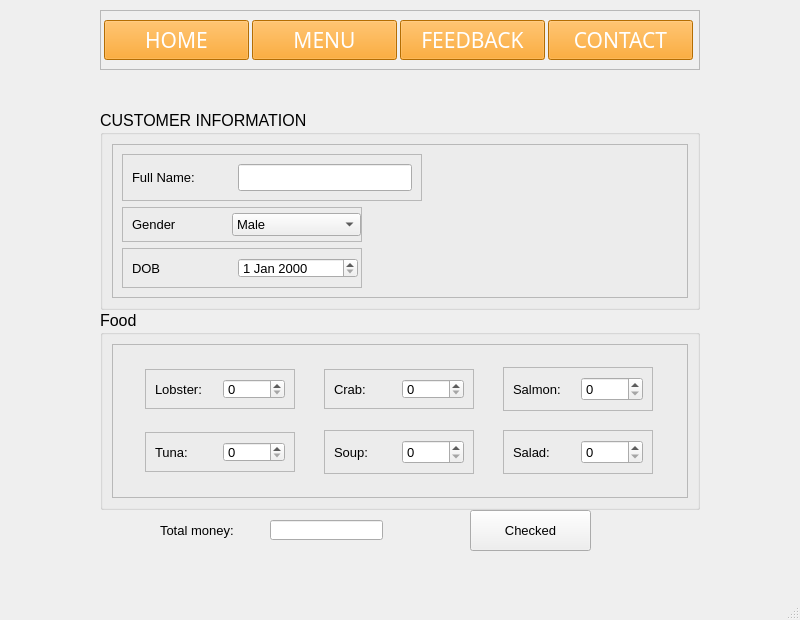
<?xml version="1.0" encoding="UTF-8"?>
<ui version="4.0">
 <class>h</class>
 <widget class="QMainWindow" name="h">
  <property name="geometry">
   <rect>
    <x>0</x>
    <y>0</y>
    <width>800</width>
    <height>620</height>
   </rect>
  </property>
  <property name="windowTitle">
   <string>MainWindow</string>
  </property>
  <widget class="QWidget" name="centralwidget">
   <widget class="QFrame" name="frame">
    <property name="geometry">
     <rect>
      <x>100</x>
      <y>10</y>
      <width>600</width>
      <height>60</height>
     </rect>
    </property>
    <property name="minimumSize">
     <size>
      <width>600</width>
      <height>60</height>
     </size>
    </property>
    <property name="frameShape">
     <enum>QFrame::StyledPanel</enum>
    </property>
    <property name="frameShadow">
     <enum>QFrame::Raised</enum>
    </property>
    <layout class="QHBoxLayout" name="horizontalLayout_2">
     <property name="spacing">
      <number>0</number>
     </property>
     <property name="leftMargin">
      <number>0</number>
     </property>
     <property name="topMargin">
      <number>0</number>
     </property>
     <property name="rightMargin">
      <number>0</number>
     </property>
     <property name="bottomMargin">
      <number>0</number>
     </property>
     <item>
      <widget class="QPushButton" name="home_btn">
       <property name="minimumSize">
        <size>
         <width>120</width>
         <height>24</height>
        </size>
       </property>
       <property name="maximumSize">
        <size>
         <width>145</width>
         <height>40</height>
        </size>
       </property>
       <property name="font">
        <font>
         <family>Eras Demi ITC</family>
         <pointsize>16</pointsize>
        </font>
       </property>
       <property name="styleSheet">
        <string notr="true">QPushButton#home_btn
{
	background-color: #fc9803;
	color: #fff;
}

QPushButton#home_btn:hover
{
	background-color: rgba(252, 152, 3, 0.75);
	color: #fff;
}</string>
       </property>
       <property name="text">
        <string>HOME</string>
       </property>
      </widget>
     </item>
     <item>
      <widget class="QPushButton" name="menu_btn">
       <property name="minimumSize">
        <size>
         <width>120</width>
         <height>24</height>
        </size>
       </property>
       <property name="maximumSize">
        <size>
         <width>145</width>
         <height>40</height>
        </size>
       </property>
       <property name="font">
        <font>
         <family>Eras Demi ITC</family>
         <pointsize>16</pointsize>
        </font>
       </property>
       <property name="styleSheet">
        <string notr="true">QPushButton#menu_btn
{
	background-color: #fc9803;
	color: #fff;
}

QPushButton#menu_btn:hover
{
	background-color: rgba(252, 152, 3, 0.75);
	color: #fff;
}</string>
       </property>
       <property name="text">
        <string>MENU</string>
       </property>
      </widget>
     </item>
     <item>
      <widget class="QPushButton" name="feedback_btn">
       <property name="minimumSize">
        <size>
         <width>120</width>
         <height>24</height>
        </size>
       </property>
       <property name="maximumSize">
        <size>
         <width>145</width>
         <height>40</height>
        </size>
       </property>
       <property name="font">
        <font>
         <family>Eras Demi ITC</family>
         <pointsize>16</pointsize>
        </font>
       </property>
       <property name="styleSheet">
        <string notr="true">QPushButton#feedback_btn
{
	background-color: #fc9803;
	color: #fff;
}

QPushButton#feedback_btn:hover
{
	background-color: rgba(252, 152, 3, 0.75);
	color: #fff;
}</string>
       </property>
       <property name="text">
        <string>FEEDBACK</string>
       </property>
      </widget>
     </item>
     <item>
      <widget class="QPushButton" name="contact_btn">
       <property name="minimumSize">
        <size>
         <width>120</width>
         <height>24</height>
        </size>
       </property>
       <property name="maximumSize">
        <size>
         <width>145</width>
         <height>40</height>
        </size>
       </property>
       <property name="font">
        <font>
         <family>Eras Demi ITC</family>
         <pointsize>16</pointsize>
        </font>
       </property>
       <property name="styleSheet">
        <string notr="true">QPushButton#contact_btn
{
	background-color: #fc9803;
	color: #fff;
}

QPushButton#contact_btn:hover
{
	background-color: rgba(252, 152, 3, 0.75);
	color: #fff;
}</string>
       </property>
       <property name="text">
        <string>CONTACT</string>
       </property>
      </widget>
     </item>
    </layout>
   </widget>
   <widget class="QGroupBox" name="groupBox">
    <property name="geometry">
     <rect>
      <x>100</x>
      <y>110</y>
      <width>600</width>
      <height>200</height>
     </rect>
    </property>
    <property name="font">
     <font>
      <pointsize>12</pointsize>
     </font>
    </property>
    <property name="title">
     <string>CUSTOMER INFORMATION</string>
    </property>
    <layout class="QHBoxLayout" name="horizontalLayout_12">
     <item>
      <widget class="QFrame" name="frame_3">
       <property name="frameShape">
        <enum>QFrame::StyledPanel</enum>
       </property>
       <property name="frameShadow">
        <enum>QFrame::Raised</enum>
       </property>
       <layout class="QVBoxLayout" name="verticalLayout">
        <item>
         <widget class="QFrame" name="frame_2">
          <property name="maximumSize">
           <size>
            <width>300</width>
            <height>16777215</height>
           </size>
          </property>
          <property name="frameShape">
           <enum>QFrame::StyledPanel</enum>
          </property>
          <property name="frameShadow">
           <enum>QFrame::Raised</enum>
          </property>
          <layout class="QHBoxLayout" name="horizontalLayout">
           <item>
            <widget class="QLabel" name="label">
             <property name="minimumSize">
              <size>
               <width>100</width>
               <height>0</height>
              </size>
             </property>
             <property name="maximumSize">
              <size>
               <width>100</width>
               <height>16777215</height>
              </size>
             </property>
             <property name="font">
              <font>
               <pointsize>10</pointsize>
              </font>
             </property>
             <property name="text">
              <string>Full Name:</string>
             </property>
            </widget>
           </item>
           <item>
            <widget class="QLineEdit" name="lineEdit"/>
           </item>
          </layout>
         </widget>
        </item>
        <item>
         <widget class="QFrame" name="frame_4">
          <property name="maximumSize">
           <size>
            <width>240</width>
            <height>40</height>
           </size>
          </property>
          <property name="frameShape">
           <enum>QFrame::StyledPanel</enum>
          </property>
          <property name="frameShadow">
           <enum>QFrame::Raised</enum>
          </property>
          <layout class="QHBoxLayout" name="horizontalLayout_4">
           <property name="spacing">
            <number>0</number>
           </property>
           <property name="leftMargin">
            <number>9</number>
           </property>
           <property name="topMargin">
            <number>0</number>
           </property>
           <property name="rightMargin">
            <number>0</number>
           </property>
           <property name="bottomMargin">
            <number>0</number>
           </property>
           <item>
            <widget class="QLabel" name="label_3">
             <property name="minimumSize">
              <size>
               <width>100</width>
               <height>0</height>
              </size>
             </property>
             <property name="maximumSize">
              <size>
               <width>100</width>
               <height>16777215</height>
              </size>
             </property>
             <property name="font">
              <font>
               <pointsize>10</pointsize>
              </font>
             </property>
             <property name="text">
              <string>Gender</string>
             </property>
            </widget>
           </item>
           <item>
            <widget class="QComboBox" name="comboBox">
             <property name="font">
              <font>
               <pointsize>10</pointsize>
              </font>
             </property>
             <item>
              <property name="text">
               <string>Male</string>
              </property>
             </item>
             <item>
              <property name="text">
               <string>Female</string>
              </property>
             </item>
            </widget>
           </item>
          </layout>
         </widget>
        </item>
        <item>
         <widget class="QFrame" name="frame_5">
          <property name="minimumSize">
           <size>
            <width>160</width>
            <height>40</height>
           </size>
          </property>
          <property name="maximumSize">
           <size>
            <width>240</width>
            <height>40</height>
           </size>
          </property>
          <property name="frameShape">
           <enum>QFrame::StyledPanel</enum>
          </property>
          <property name="frameShadow">
           <enum>QFrame::Raised</enum>
          </property>
          <layout class="QHBoxLayout" name="horizontalLayout_5">
           <item>
            <widget class="QLabel" name="label_4">
             <property name="minimumSize">
              <size>
               <width>100</width>
               <height>1</height>
              </size>
             </property>
             <property name="maximumSize">
              <size>
               <width>100</width>
               <height>40</height>
              </size>
             </property>
             <property name="font">
              <font>
               <pointsize>10</pointsize>
              </font>
             </property>
             <property name="text">
              <string>DOB</string>
             </property>
            </widget>
           </item>
           <item>
            <widget class="QDateEdit" name="dateEdit">
             <property name="minimumSize">
              <size>
               <width>120</width>
               <height>0</height>
              </size>
             </property>
             <property name="font">
              <font>
               <pointsize>10</pointsize>
              </font>
             </property>
            </widget>
           </item>
          </layout>
         </widget>
        </item>
       </layout>
      </widget>
     </item>
    </layout>
   </widget>
   <widget class="QGroupBox" name="groupBox_2">
    <property name="geometry">
     <rect>
      <x>100</x>
      <y>310</y>
      <width>600</width>
      <height>200</height>
     </rect>
    </property>
    <property name="minimumSize">
     <size>
      <width>600</width>
      <height>200</height>
     </size>
    </property>
    <property name="maximumSize">
     <size>
      <width>600</width>
      <height>200</height>
     </size>
    </property>
    <property name="font">
     <font>
      <pointsize>12</pointsize>
     </font>
    </property>
    <property name="title">
     <string>Food</string>
    </property>
    <layout class="QHBoxLayout" name="horizontalLayout_13">
     <item>
      <widget class="QFrame" name="frame_6">
       <property name="minimumSize">
        <size>
         <width>450</width>
         <height>120</height>
        </size>
       </property>
       <property name="frameShape">
        <enum>QFrame::StyledPanel</enum>
       </property>
       <property name="frameShadow">
        <enum>QFrame::Raised</enum>
       </property>
       <layout class="QGridLayout" name="gridLayout">
        <item row="0" column="1">
         <widget class="QFrame" name="frame_9">
          <property name="minimumSize">
           <size>
            <width>150</width>
            <height>40</height>
           </size>
          </property>
          <property name="maximumSize">
           <size>
            <width>150</width>
            <height>40</height>
           </size>
          </property>
          <property name="frameShape">
           <enum>QFrame::StyledPanel</enum>
          </property>
          <property name="frameShadow">
           <enum>QFrame::Raised</enum>
          </property>
          <layout class="QHBoxLayout" name="horizontalLayout_8">
           <item>
            <widget class="QLabel" name="label_7">
             <property name="font">
              <font>
               <pointsize>10</pointsize>
              </font>
             </property>
             <property name="text">
              <string>Crab:</string>
             </property>
            </widget>
           </item>
           <item>
            <widget class="QSpinBox" name="crab">
             <property name="font">
              <font>
               <pointsize>10</pointsize>
              </font>
             </property>
            </widget>
           </item>
          </layout>
         </widget>
        </item>
        <item row="1" column="1">
         <widget class="QFrame" name="frame_11">
          <property name="minimumSize">
           <size>
            <width>150</width>
            <height>0</height>
           </size>
          </property>
          <property name="maximumSize">
           <size>
            <width>150</width>
            <height>16777215</height>
           </size>
          </property>
          <property name="frameShape">
           <enum>QFrame::StyledPanel</enum>
          </property>
          <property name="frameShadow">
           <enum>QFrame::Raised</enum>
          </property>
          <layout class="QHBoxLayout" name="horizontalLayout_10">
           <item>
            <widget class="QLabel" name="label_9">
             <property name="font">
              <font>
               <pointsize>10</pointsize>
              </font>
             </property>
             <property name="text">
              <string>Soup: </string>
             </property>
            </widget>
           </item>
           <item>
            <widget class="QSpinBox" name="soup">
             <property name="font">
              <font>
               <pointsize>10</pointsize>
              </font>
             </property>
            </widget>
           </item>
          </layout>
         </widget>
        </item>
        <item row="0" column="0">
         <widget class="QFrame" name="frame_7">
          <property name="minimumSize">
           <size>
            <width>150</width>
            <height>40</height>
           </size>
          </property>
          <property name="maximumSize">
           <size>
            <width>150</width>
            <height>40</height>
           </size>
          </property>
          <property name="frameShape">
           <enum>QFrame::StyledPanel</enum>
          </property>
          <property name="frameShadow">
           <enum>QFrame::Raised</enum>
          </property>
          <layout class="QHBoxLayout" name="horizontalLayout_6">
           <item>
            <widget class="QLabel" name="label_5">
             <property name="font">
              <font>
               <pointsize>10</pointsize>
              </font>
             </property>
             <property name="text">
              <string>Lobster: </string>
             </property>
            </widget>
           </item>
           <item>
            <widget class="QSpinBox" name="lobster">
             <property name="font">
              <font>
               <pointsize>10</pointsize>
              </font>
             </property>
            </widget>
           </item>
          </layout>
         </widget>
        </item>
        <item row="1" column="0">
         <widget class="QFrame" name="frame_10">
          <property name="minimumSize">
           <size>
            <width>150</width>
            <height>40</height>
           </size>
          </property>
          <property name="maximumSize">
           <size>
            <width>150</width>
            <height>40</height>
           </size>
          </property>
          <property name="frameShape">
           <enum>QFrame::StyledPanel</enum>
          </property>
          <property name="frameShadow">
           <enum>QFrame::Raised</enum>
          </property>
          <layout class="QHBoxLayout" name="horizontalLayout_9">
           <item>
            <widget class="QLabel" name="label_8">
             <property name="font">
              <font>
               <pointsize>10</pointsize>
              </font>
             </property>
             <property name="text">
              <string>Tuna: </string>
             </property>
            </widget>
           </item>
           <item>
            <widget class="QSpinBox" name="tuna">
             <property name="font">
              <font>
               <pointsize>10</pointsize>
              </font>
             </property>
            </widget>
           </item>
          </layout>
         </widget>
        </item>
        <item row="0" column="2">
         <widget class="QFrame" name="frame_12">
          <property name="minimumSize">
           <size>
            <width>150</width>
            <height>0</height>
           </size>
          </property>
          <property name="maximumSize">
           <size>
            <width>150</width>
            <height>16777215</height>
           </size>
          </property>
          <property name="frameShape">
           <enum>QFrame::StyledPanel</enum>
          </property>
          <property name="frameShadow">
           <enum>QFrame::Raised</enum>
          </property>
          <layout class="QHBoxLayout" name="horizontalLayout_11">
           <item>
            <widget class="QLabel" name="label_10">
             <property name="font">
              <font>
               <pointsize>10</pointsize>
              </font>
             </property>
             <property name="text">
              <string>Salmon: </string>
             </property>
            </widget>
           </item>
           <item>
            <widget class="QSpinBox" name="salmon">
             <property name="font">
              <font>
               <pointsize>10</pointsize>
              </font>
             </property>
            </widget>
           </item>
          </layout>
         </widget>
        </item>
        <item row="1" column="2">
         <widget class="QFrame" name="frame_8">
          <property name="minimumSize">
           <size>
            <width>150</width>
            <height>0</height>
           </size>
          </property>
          <property name="maximumSize">
           <size>
            <width>150</width>
            <height>16777215</height>
           </size>
          </property>
          <property name="frameShape">
           <enum>QFrame::StyledPanel</enum>
          </property>
          <property name="frameShadow">
           <enum>QFrame::Raised</enum>
          </property>
          <layout class="QHBoxLayout" name="horizontalLayout_7">
           <item>
            <widget class="QLabel" name="label_6">
             <property name="font">
              <font>
               <pointsize>10</pointsize>
              </font>
             </property>
             <property name="text">
              <string>Salad:</string>
             </property>
            </widget>
           </item>
           <item>
            <widget class="QSpinBox" name="salad">
             <property name="font">
              <font>
               <pointsize>10</pointsize>
              </font>
             </property>
            </widget>
           </item>
          </layout>
         </widget>
        </item>
       </layout>
      </widget>
     </item>
    </layout>
   </widget>
   <widget class="QLabel" name="label_11">
    <property name="geometry">
     <rect>
      <x>160</x>
      <y>520</y>
      <width>101</width>
      <height>21</height>
     </rect>
    </property>
    <property name="font">
     <font>
      <pointsize>10</pointsize>
     </font>
    </property>
    <property name="text">
     <string>Total money: </string>
    </property>
   </widget>
   <widget class="QLineEdit" name="total_money">
    <property name="geometry">
     <rect>
      <x>270</x>
      <y>520</y>
      <width>113</width>
      <height>20</height>
     </rect>
    </property>
   </widget>
   <widget class="QPushButton" name="check_btn">
    <property name="geometry">
     <rect>
      <x>470</x>
      <y>510</y>
      <width>121</width>
      <height>41</height>
     </rect>
    </property>
    <property name="font">
     <font>
      <pointsize>10</pointsize>
     </font>
    </property>
    <property name="text">
     <string>Checked</string>
    </property>
   </widget>
  </widget>
  <widget class="QMenuBar" name="menubar">
   <property name="geometry">
    <rect>
     <x>0</x>
     <y>0</y>
     <width>800</width>
     <height>26</height>
    </rect>
   </property>
  </widget>
  <widget class="QStatusBar" name="statusbar"/>
 </widget>
 <resources/>
 <connections/>
</ui>
